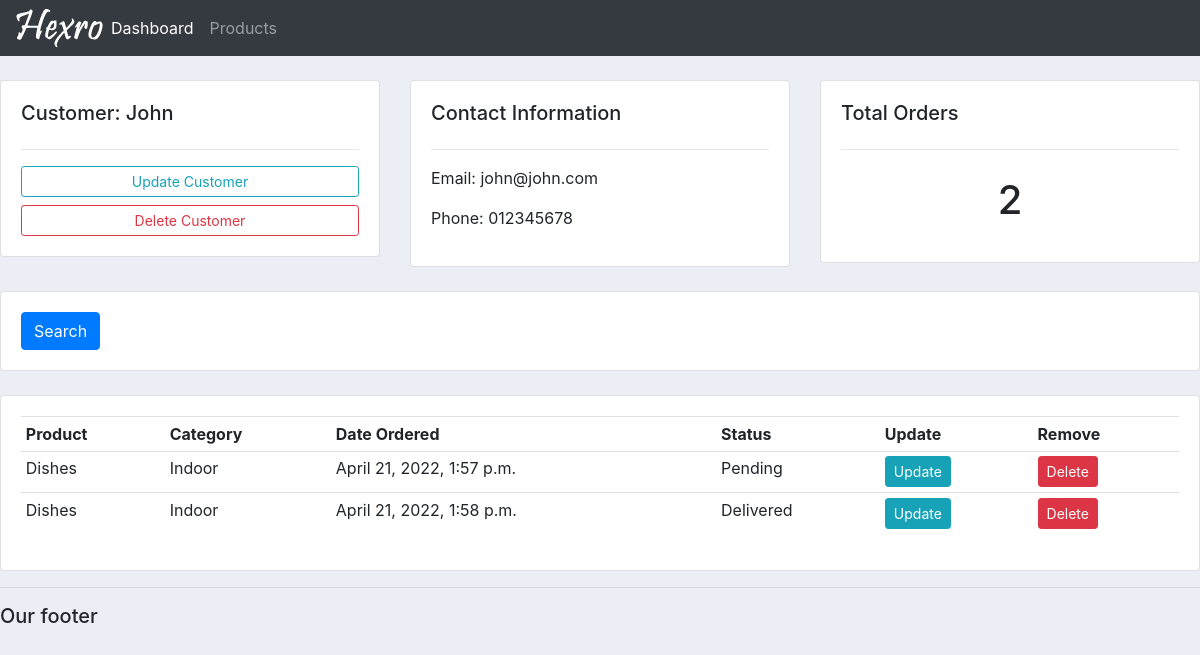
Before: /customer/1/ with the older database file.
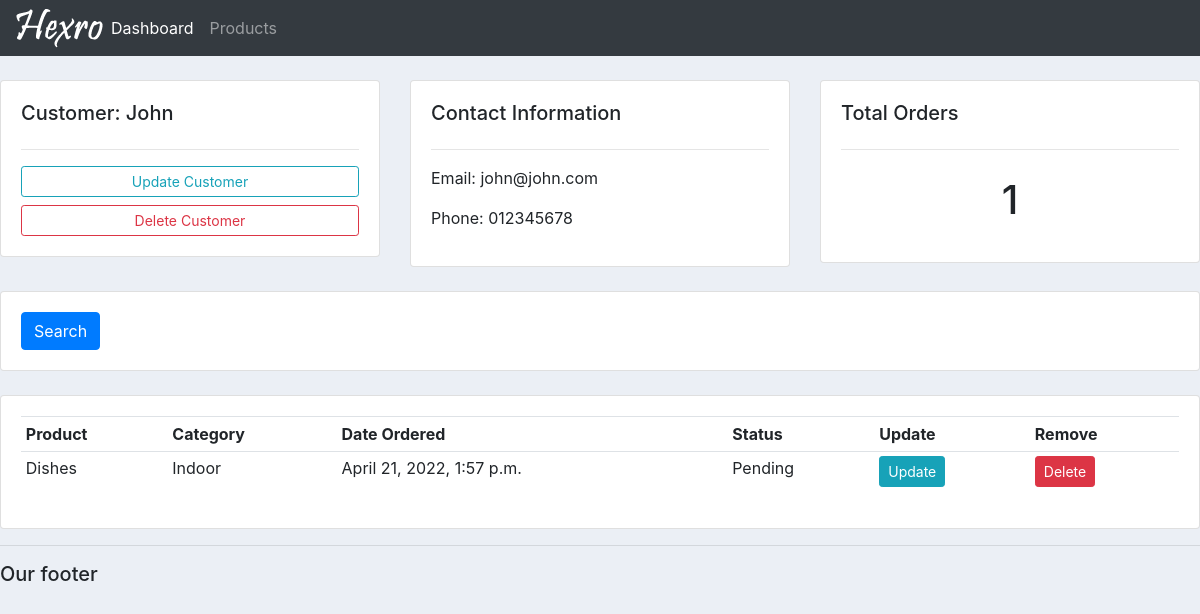
After: the same page with the newer database file.
### accounts/models.py (models this page shows, shortened)
class Order(models.Model):
    STATUS = (
        ('Pending', 'Pending'),
        ('Out for delivery', 'Out for delivery'),
        ('Delivered', 'Delivered'),
    )
    customer = models.ForeignKey(
        Customer, null=True, on_delete=models.SET_NULL)
    product = models.ForeignKey(Product, null=True, on_delete=models.SET_NULL)
    date_created = models.DateTimeField(auto_now_add=True, null=True)
    status = models.CharField(max_length=200, null=True, choices=STATUS)

class Product(models.Model):
    CATEGORY = (
        ('Indoor', 'Indoor'),
        ('Out Door', 'Out Door')
    )
    name = models.CharField(max_length=200, null=True)
    price = models.FloatField(null=True)
    category = models.CharField(max_length=200, null=True, choices=CATEGORY)
    description = models.CharField(max_length=200, null=True)
    date_created = models.DateTimeField(auto_now_add=True, null=True)
    tags = models.ManyToManyField(Tag)
    def __str__(self):
        return self.name

### accounts/views.py (the view)
# urls.py: path('customer/<str:pk>/', views.customer, name='customer'),
def customer(request, pk):
    customer = Customer.objects.get(id=pk)
    orders = customer.order_set.all()
    total_orders = orders.count()
    context = {'customer': customer, 'orders': orders,
               'total_orders': total_orders}
    return render(request, 'accounts/customer.html', context)

### accounts/templates/accounts/customer.html
{% extends 'accounts/main.html' %}
{% block content %}
<br>
<div class="row">
	<div class="col-md">
		<div class="card card-body">
			<h5>Customer: {{ customer.name}}</h5>
			<hr>
			<a class="btn btn-outline-info  btn-sm btn-block" href="">Update Customer</a>
			<a class="btn btn-outline-danger  btn-sm btn-block" href="">Delete Customer</a>
		</div>
	</div>
	<div class="col-md">
		<div class="card card-body">
			<h5>Contact Information</h5>
			<hr>
			<p>Email: {{customer.email}}</p>
			<p>Phone: {{customer.phone}}</p>
		</div>
	</div>
	<div class="col-md">
		<div class="card card-body">
			<h5>Total Orders</h5>
			<hr>
			<h1 style="text-align: center;padding: 10px">{{total_orders}}</h1>
		</div>
	</div>
</div>
<br>
<div class="row">
	<div class="col">
		<div class="card card-body">
			<form method="get">
		        <button class="btn btn-primary" type="submit">Search</button>
		    </form>
		</div>
	</div>
</div>
<br>
<div class="row">
	<div class="col-md">
		<div class="card card-body">
			<table class="table table-sm">
				<tr>
					<th>Product</th>
					<th>Category</th>
					<th>Date Ordered</th>
					<th>Status</th>
					<th>Update</th>
					<th>Remove</th>
				</tr>
				{% for order in orders %}
					<tr>
						<td>{{order.product}}</td>
						<td>{{order.product.category}}</td>
						<td>{{order.date_created}}</td>
						<td>{{order.status}}</td>
                        <td><a class="btn btn-sm btn-info" href="{% url 'update_order' order.id %}">Update</a></td>
                        <td><a class="btn btn-sm btn-danger" href="{% url 'delete_order' order.id %}">Delete</a></td>
					</tr>
				{% endfor %}
			</table>
		</div>
	</div>
</div>
{% endblock content %}

Changed rows visible on the page:
removed Order: product "Dishes", product.category "Indoor", date_created "April 21, 2022, 1:58 p.m.", status "Delivered"
Other visible differences:
{{ total_orders }}: "2" → "1"
